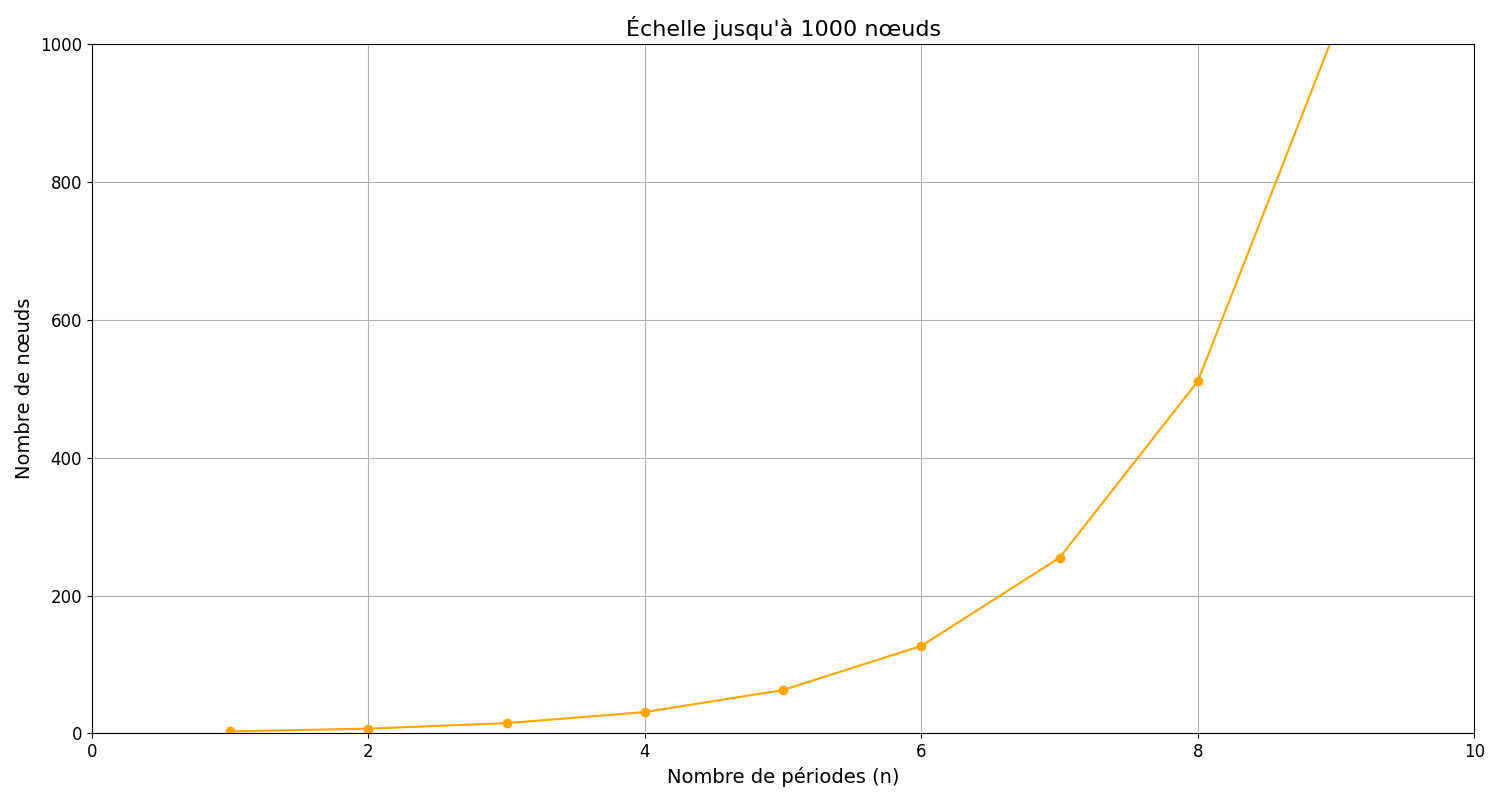

The script that drew this image:
import matplotlib.pyplot as plt
import numpy as np

n_periods = np.arange(1, 21)
n_nodes = 2**(n_periods + 1) - 1

figure, ax = plt.subplots(figsize=(15, 8))

ax.plot(n_periods, n_nodes, marker='o', color='orange')

ax.set_title("Échelle jusqu'à 1000 nœuds", fontsize=16)
ax.set_xlabel("Nombre de périodes (n)", fontsize=14)
ax.set_ylabel("Nombre de nœuds", fontsize=14)

ax.tick_params(axis='both', which='major', labelsize=12)

ax.grid(True)

ax.set_ylim(0, 1000)
ax.set_xlim(0, 10)

plt.tight_layout()
plt.show()
